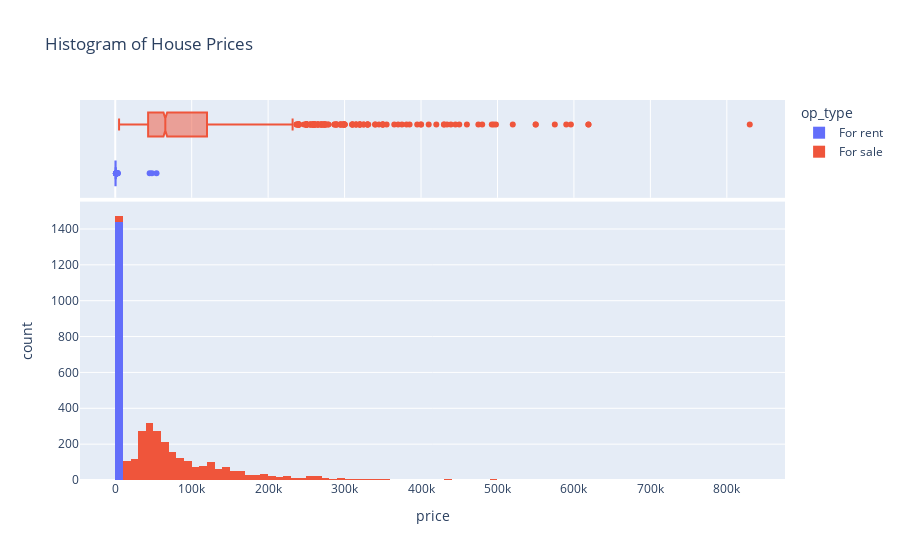

The cell this chart's notebook holds for it:
### Code cell
fig = px.histogram(data_frame = real_estate, x='price', color='op_type', marginal='box', title='Histogram of House Prices')
fig.show()

### Figure 1 — Plotly figure (JSON) as saved in the notebook; plotly's stock layout.template omitted (floating-point values rounded to 4 significant figures; data arrays with more than 128 entries replaced by an {"elided": "..."} marker saying what was removed)
{"data": [{"alignmentgroup": "True", "bingroup": "x", "hovertemplate": "op_type=For rent<br>price=%{x}<br>count=%{y}<extra></extra>", "legendgroup": "For rent", "marker": {"color": "#636efa", "pattern": {"shape": ""}}, "name": "For rent", "offsetgroup": "For rent", "orientation": "v", "showlegend": true, "type": "histogram", "x": {"elided": "1441 int values"}, "xaxis": "x", "yaxis": "y"}, {"alignmentgroup": "True", "hovertemplate": "op_type=For rent<br>price=%{x}<extra></extra>", "legendgroup": "For rent", "marker": {"color": "#636efa"}, "name": "For rent", "notched": true, "offsetgroup": "For rent", "showlegend": false, "type": "box", "x": {"elided": "1441 int values"}, "xaxis": "x2", "yaxis": "y2"}, {"alignmentgroup": "True", "bingroup": "x", "hovertemplate": "op_type=For sale<br>price=%{x}<br>count=%{y}<extra></extra>", "legendgroup": "For sale", "marker": {"color": "#EF553B", "pattern": {"shape": ""}}, "name": "For sale", "offsetgroup": "For sale", "orientation": "v", "showlegend": true, "type": "histogram", "x": {"elided": "2503 int values"}, "xaxis": "x", "yaxis": "y"}, {"alignmentgroup": "True", "hovertemplate": "op_type=For sale<br>price=%{x}<extra></extra>", "legendgroup": "For sale", "marker": {"color": "#EF553B"}, "name": "For sale", "notched": true, "offsetgroup": "For sale", "showlegend": false, "type": "box", "x": {"elided": "2503 int values"}, "xaxis": "x2", "yaxis": "y2"}], "layout": {"barmode": "relative", "legend": {"title": {"text": "op_type"}, "tracegroupgap": 0}, "title": {"text": "Histogram of House Prices"}, "xaxis": {"anchor": "y", "domain": [0, 1], "title": {"text": "price"}}, "xaxis2": {"anchor": "y2", "domain": [0, 1], "matches": "x", "showgrid": true, "showticklabels": false}, "yaxis": {"anchor": "x", "domain": [0, 0.7326], "title": {"text": "count"}}, "yaxis2": {"anchor": "x2", "domain": [0.7426, 1], "matches": "y2", "showgrid": false, "showline": false, "showticklabels": false, "ticks": ""}}}
